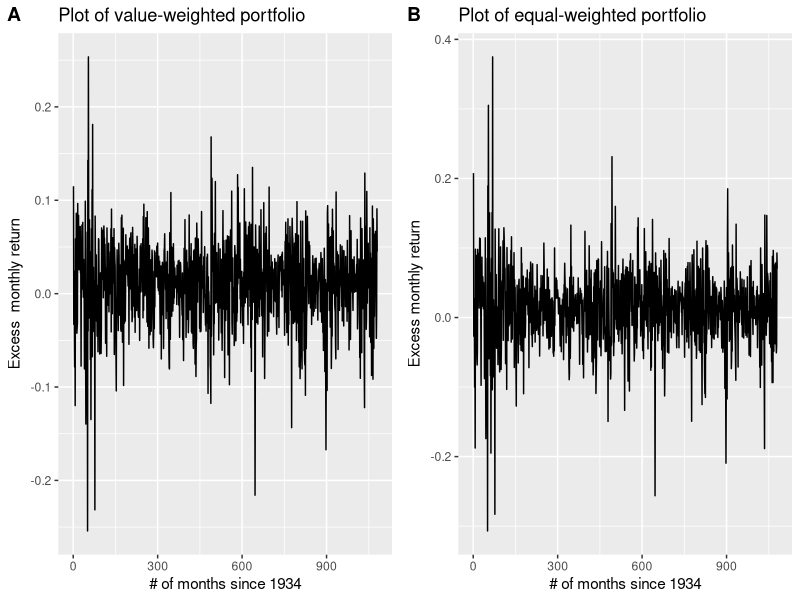
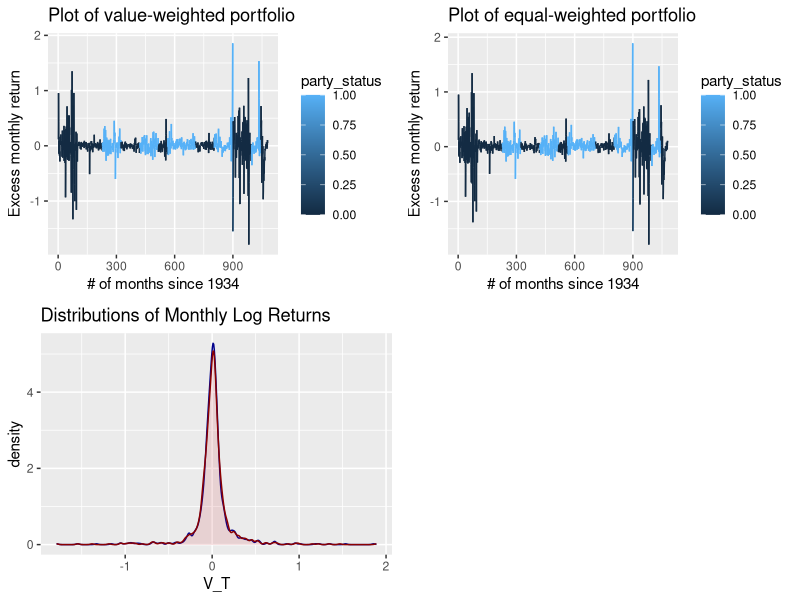
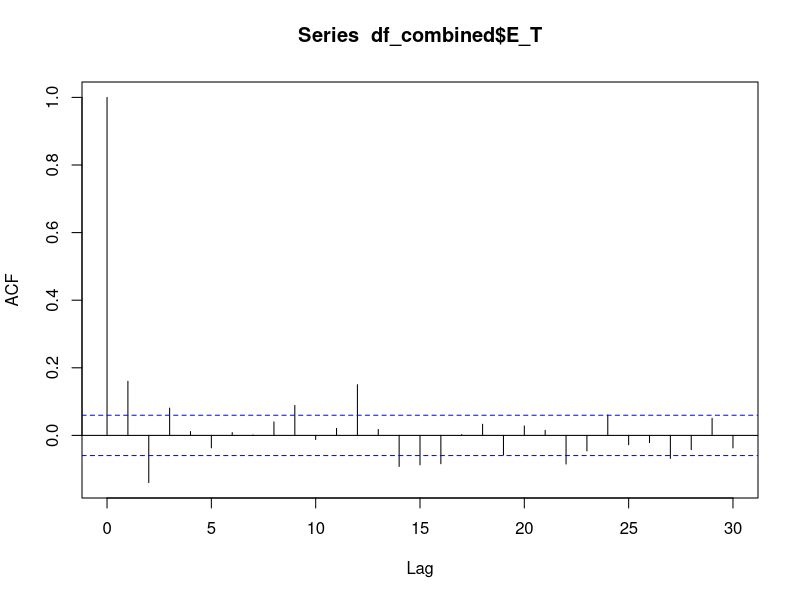
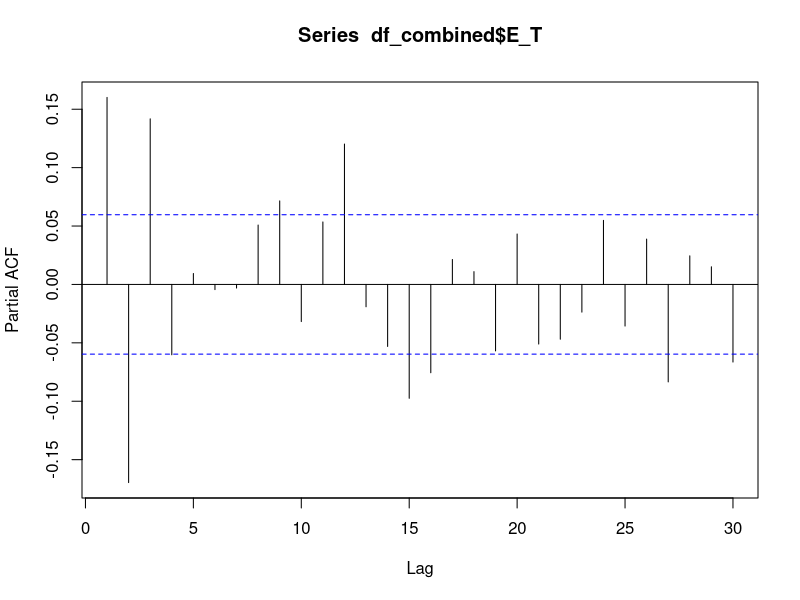
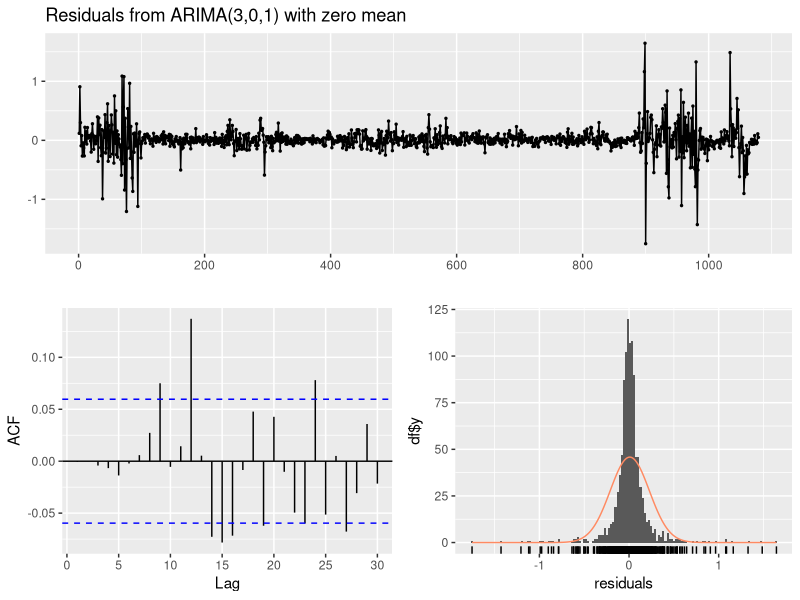
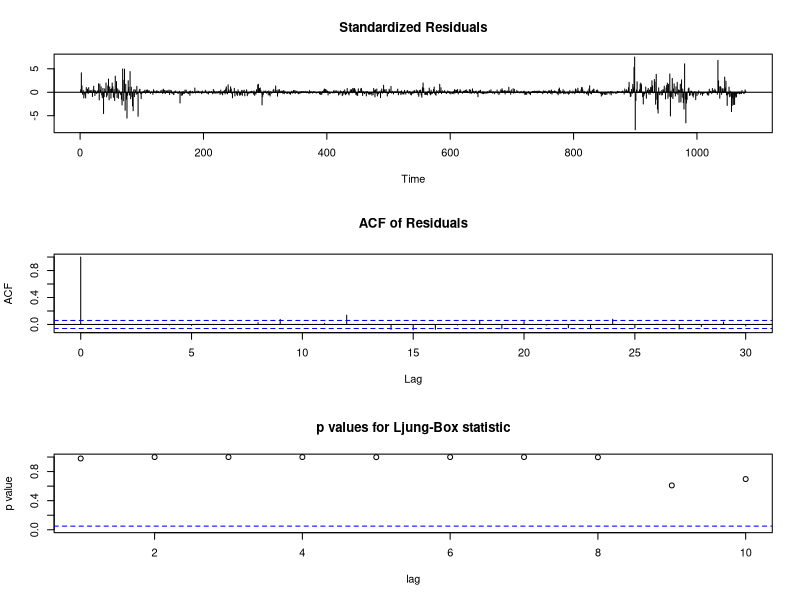
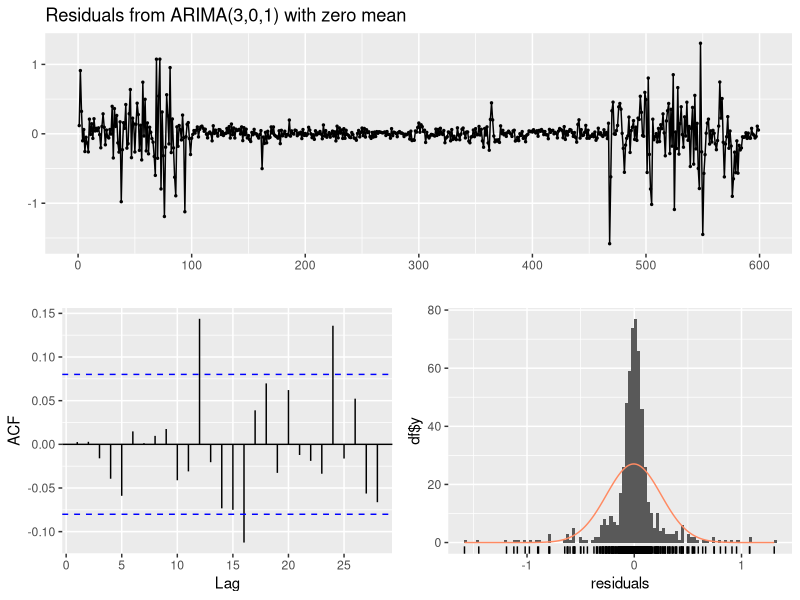
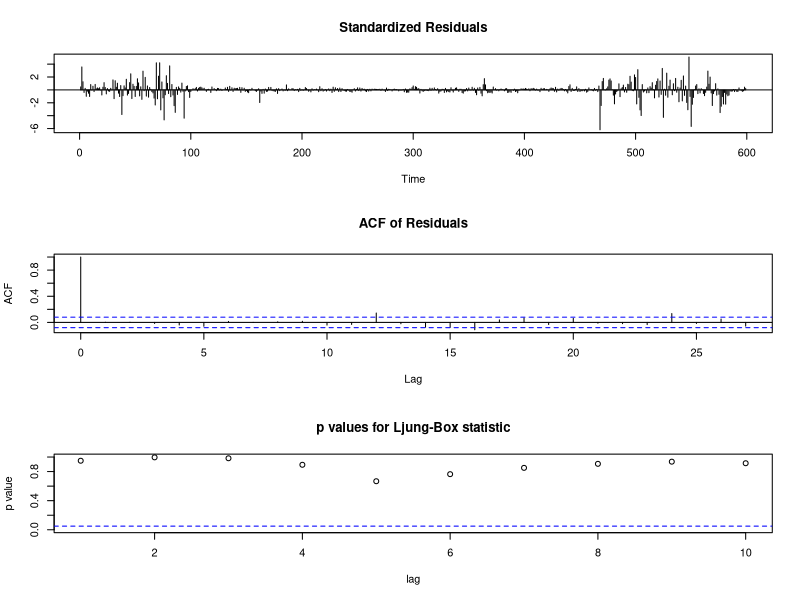

These charts were generated, in order, by the following R code:
library(ggplot2)
library(ggpubr)
library(dplyr)
library(lme4)
library(tseries)
library(forecast)

# Value-weighted portfolio 
value_data <- read.csv("Value_weighted.csv")
# Equal-weighted portfolio 
equal_data <- read.csv("Equal_weighted.csv")
# Three month T-bill Rate 
TB3MS <- read.csv("TB3MS.csv")
# president data republican = 1, democrat = 0
president_data <- read.csv("Presidential_Party_by_Month.csv")
party_status <- president_data$Party[2:1080]
T_bill <- TB3MS$TB3MS


one <- ggplot(TB3MS, aes(x=seq(1,1080), y=TB3MS))+
  geom_line() +
  
  labs(title="Plot of average excess equal-weighted monthly return",
       x ="# of months since 1934", y = "Excess Equal-Weighted monthly return" 
  )
two <- ggplot(value_data, aes(x=seq(1,1080), y=COL1))+
  geom_line() + labs(title="Plot of value-weighted portfolio",
                     x ="# of months since 1934", y = "Excess  monthly return")

three <- ggplot(equal_data, aes(x=seq(1,1080), y=COL1))+
  geom_line() + labs(title="Plot of equal-weighted portfolio",
                     x ="# of months since 1934", y = "Excess monthly return")

example <- ggarrange(two,
                    three,
                    ncol = 2,
                    nrow = 1,
                    # First row with line plot
                    labels = c("A","B") # Label of the line plot
)

example


x <- seq(1, 1079);
T_df <- data.frame(T_bill);
n <- nrow(T_df)
ccret <- log(T_df[2:n, 1]) - log(T_df[1:(n-1), 1])
ccret_df <- data.frame(ccret)

T_mreturn <- ccret_df$ccret
# Excluding first month, because it is unobtainable 
# from the T-bill data. 
v_return <- value_data$COL1[2:1080]
e_return <- equal_data$COL1[2:1080]

V_T <-  v_return-T_mreturn
E_T <- e_return - T_mreturn

df_combined <- data.frame(T_mreturn, v_return, e_return, V_T, E_T, party_status)
democrat_data <- df_combined %>% filter(party_status == 0)
republican_data <- df_combined %>% filter(party_status == 1)


ap <- ggplot(df_combined, aes(x = seq(1,1079), y = V_T)) + 
  geom_line(aes(color = party_status, group = 1))+
  labs(title="Plot of value-weighted portfolio",
       x ="# of months since 1934", y = "Excess monthly return" 
  )


bp <- ggplot(df_combined, aes(x = seq(1,1079), y = E_T)) + 
  geom_line(aes(color = party_status, group = 1)) + 
  labs(title="Plot of equal-weighted portfolio",
       x ="# of months since 1934", y = "Excess monthly return" 
       )


cp <- ggplot() + 
  geom_density(df_combined, mapping = aes(x = V_T), color="darkblue", fill="lightblue", alpha=0.1) +
  geom_density(df_combined, mapping = aes(x = E_T), color="darkred", fill="red", alpha=0.1) +
  ggtitle("Distributions of Monthly Log Returns")

figure <- ggarrange(ap,
                    bp,
                    cp,
                    ncol = 2,
                    nrow = 2
)

figure

t.test(df_combined$E_T, mu = 0)
t.test(df_combined$V_T, mu = 0)

lm_value_weighted <- lm(E_T ~ party_status, data = df_combined)
summary(lm_value_weighted)


lm_equal_weighted <- lm(V_T ~ party_status, data = df_combined)
summary(lm_equal_weighted)


e_anova = aov(E_T ~ party_status, data = df_combined)
summary(e_anova)

v_anova = aov(V_T ~ party_status, data = df_combined)
summary(v_anova)

adf.test(df_combined$E_T)
acf(df_combined$E_T)
pacf(df_combined$E_T)

arima_m = auto.arima(df_combined$E_T, d = 0, max.p = 3, max.q = 3, seasonal = T)
summary(arima_m)
checkresiduals(arima_m)
tsdiag(arima_m)

arima_d = auto.arima(democrat_data$E_T, d = 0, max.p = 3, max.q = 3, seasonal = T)
summary(arima_d)
checkresiduals(arima_d)
tsdiag(arima_d)

arima_r = auto.arima(republican_data$E_T, d = 0, max.p = 3, max.q = 3, seasonal = T)
summary(arima_r)
checkresiduals(arima_r)
tsdiag(arima_r)

head(df_combined, n = 10)
